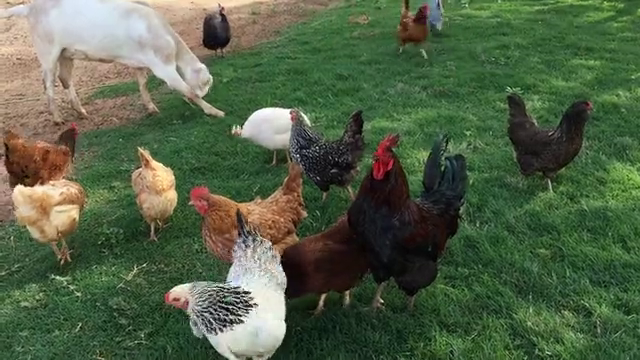
#> input picture frame 23 of Object_Detection/datas/chicken_farm.mp4, 640 x 360 px, given in place of tile_r0_c3.mp4, which was not available
$ python '05. 윤곽선 검출.py'
#> lines starting #> are read from the running program, lines starting #| are printed output that depends on the picture; after the words box and inside, x2 and y2 are one past the last pixel; in counts of white or black regions, pixels touching at a corner belong together; pictures that were not available may be replaced by others from this repository, and a replacement may not be noted
# 윤곽선(Contour) 검출 및 면적 출력 확인
import cv2
file_path = r"C:\Users\brigh\Documents\GitHub\Deep-Learning\Object_Detection\detect2ViT\datas\tile_r0_c3.mp4"

cap = cv2.VideoCapture(file_path)
ret, prev_frame = cap.read()
#> prev_frame is the input picture: shape (360, 640, 3); mean B, G, R 70.7, 98.1, 82.6
if not ret:
    print("첫 번째 프레임 읽기 실패")
    exit()

prev_gray = cv2.cvtColor(prev_frame, cv2.COLOR_BGR2GRAY)
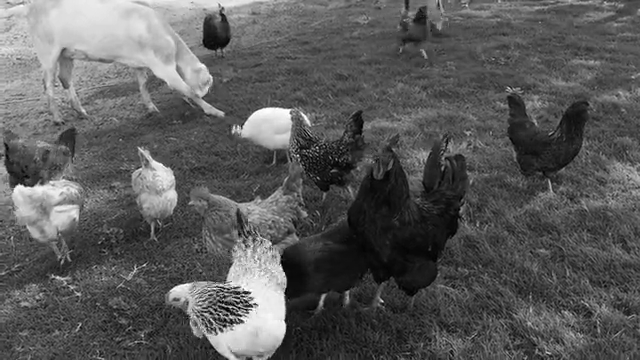
#> prev_gray: shape (360, 640); min 0, max 255, mean 90.3

while True:
    ret, frame = cap.read()
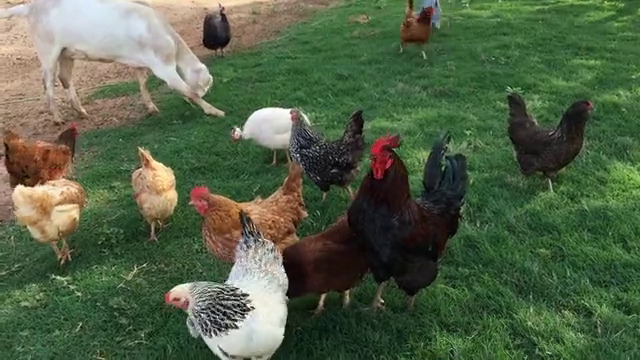
#> input picture frame 24 of Object_Detection/datas/chicken_farm.mp4, 640 x 360 px, given in place of tile_r0_c3.mp4, which was not available
#> frame is the input picture: shape (360, 640, 3); mean B, G, R 70.8, 98, 82.7
    if not ret:
        break

    gray = cv2.cvtColor(frame, cv2.COLOR_BGR2GRAY)
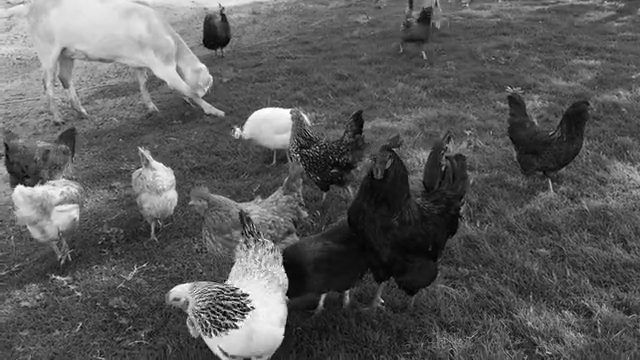
#> gray: shape (360, 640); min 0, max 255, mean 90.3
    frame_diff = cv2.absdiff(prev_gray, gray)
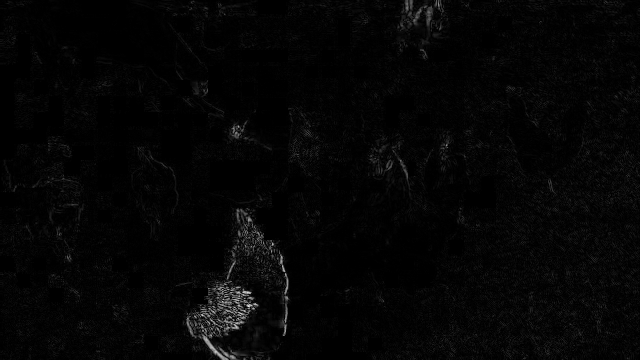
#> frame_diff: shape (360, 640); min 0, max 225, mean 5.1
    _, thresh = cv2.threshold(frame_diff, 30, 255, cv2.THRESH_BINARY)
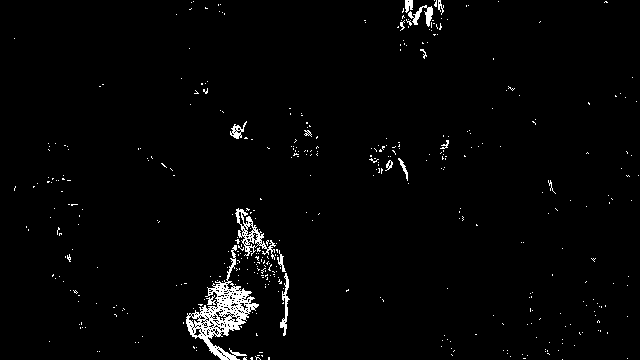
#> thresh: shape (360, 640); 2.1% white in thin lines or dots
    dilated = cv2.dilate(thresh, None, iterations=2)
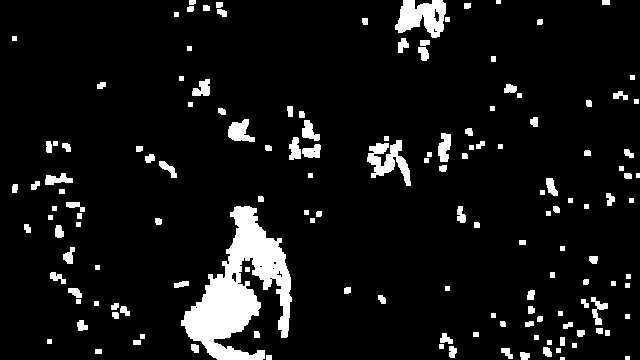
#> dilated: shape (360, 640); 7.8% white; 147 white regions (1 under 20 px)

    contours, _ = cv2.findContours(dilated, cv2.RETR_EXTERNAL, cv2.CHAIN_APPROX_SIMPLE)
#> contours = 147 contours, 51 with area under 20; largest, box (x1, y1, x2, y2) and area: (181, 206, 292, 360) 7270, (395, 0, 446, 38) 1206, (367, 140, 411, 186) 808, (228, 119, 255, 142) 340, (438, 133, 451, 162) 234
    print(f"검출된 윤곽선 개수: {len(contours)}")
#| 검출된 윤곽선 개수: 147

    # 각 윤곽선의 면적 출력
    for cnt in contours:
        area = cv2.contourArea(cnt)
        print("면적:", area)
#> this loop made 147 passes
#> area on passes 4, 7, 8, 9, 11, 19, 21, 23, 24, 25, 26, 27: 52.5, 60.5, 55.5, 60, 47.5, 70.5, 28.5, 38, 28.5, 35, 33, 24
#> (cnt, area) on passes 3, 5, 14, 16, 20, 22: ([[266, 355], [266, 359], [271, 359], [271, 355]], 20), ([[95, 349], [95, 353], [101, 353], [101, 349]], 24), ([[133, 340], [133, 344], [140, 344], [140, 340]], 28), ([[560, 337], [560, 345], [564, 345], [564, 337]], 32), ([[473, 332], [473, 336], [478, 336], [478, 332]], 20), ([[605, 330], [605, 335], [609, 335], [609, 330]], 20)
#| 면적: 8.0
#| 면적: 12.0
#| 면적: 20.0
#| 면적: 52.5
#| 면적: 24.0
#| 면적: 16.0
#| 면적: 60.5
#| 면적: 55.5
#> (further printed lines are left out)

    cv2.imshow("Threshold", thresh)
    if cv2.waitKey(30) & 0xFF == ord('q'):
#> (key q is pressed here)
        break

    prev_gray = gray

cap.release()
cv2.destroyAllWindows()

$ run again, starting later in the video
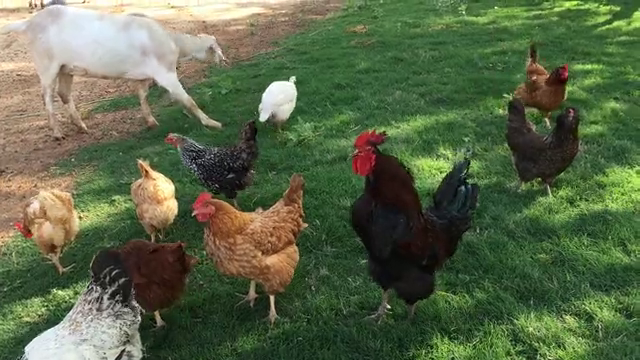
#> input picture frame 105 of Object_Detection/datas/chicken_farm.mp4, 640 x 360 px, given in place of tile_r0_c3.mp4, which was not available
#> prev_frame is the input picture: shape (360, 640, 3); mean B, G, R 71.9, 103.3, 89.7
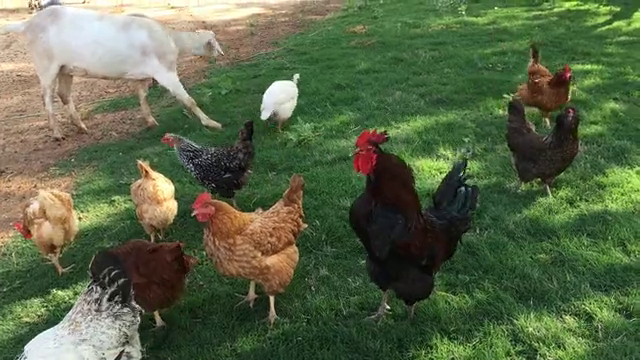
#> input picture frame 106 of Object_Detection/datas/chicken_farm.mp4, 640 x 360 px, given in place of tile_r0_c3.mp4, which was not available
#> frame is the input picture: shape (360, 640, 3); mean B, G, R 71.7, 103.1, 89.5
#> thresh: shape (360, 640); 2.4% white in thin lines or dots
#> `dilated = cv2.dilate(thresh, None, iterations=2)`:
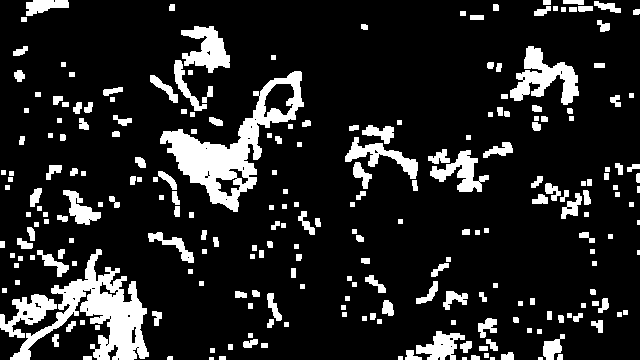
#> dilated: shape (360, 640); 14.4% white; 243 white regions (6 under 20 px)
#> contours = 243 contours, 100 with area under 20; largest, box (x1, y1, x2, y2) and area: (160, 71, 304, 212) 6290, (10, 249, 149, 360) 4916, (510, 46, 579, 105) 1709, (181, 26, 230, 73) 1208, (0, 294, 57, 338) 988
#| 검출된 윤곽선 개수: 243
#> the loop `for cnt in contours:` made 243 passes
#> area on passes 9, 10, 12: 28.5, 22.5, 68
#> (printed output is left out)

$ run again, starting later in the video
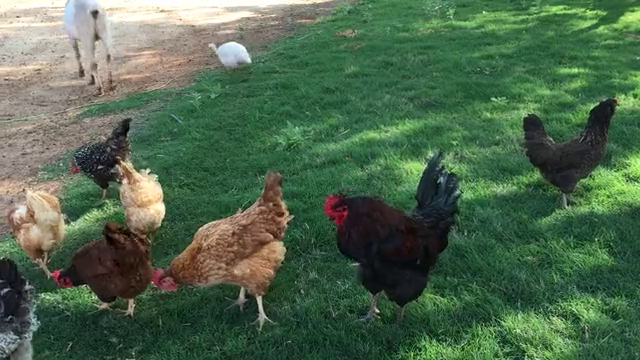
#> input picture frame 187 of Object_Detection/datas/chicken_farm.mp4, 640 x 360 px, given in place of tile_r0_c3.mp4, which was not available
#> prev_frame is the input picture: shape (360, 640, 3); mean B, G, R 77.4, 103.9, 78.4
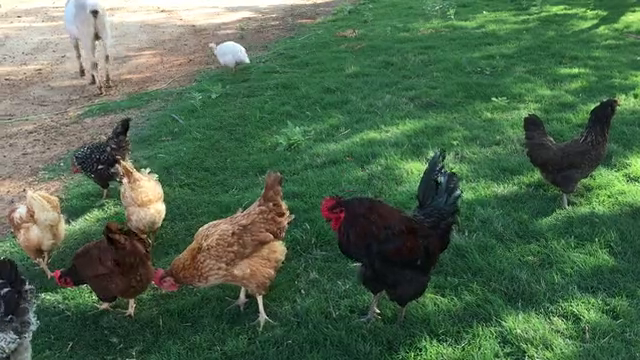
#> input picture frame 188 of Object_Detection/datas/chicken_farm.mp4, 640 x 360 px, given in place of tile_r0_c3.mp4, which was not available
#> frame is the input picture: shape (360, 640, 3); mean B, G, R 77.3, 103.8, 78.2
#> thresh: shape (360, 640); 1.7% white in thin lines or dots
#> `dilated = cv2.dilate(thresh, None, iterations=2)`:
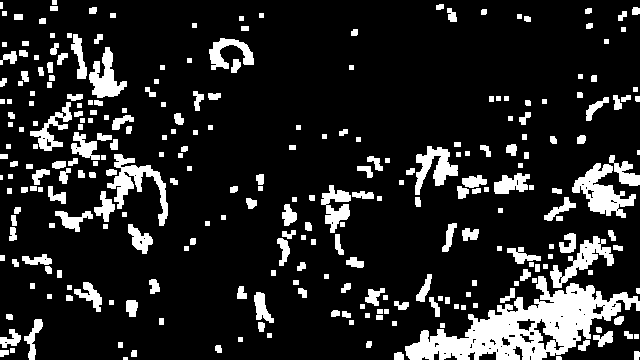
#> dilated: shape (360, 640); 14.7% white; 277 white regions (3 under 20 px)
#> contours = 277 contours, 106 with area under 20; largest, box (x1, y1, x2, y2) and area: (405, 276, 640, 360) 8236, (572, 163, 636, 218) 1408, (107, 154, 168, 226) 1158, (550, 236, 614, 288) 950, (415, 146, 458, 195) 860
#| 검출된 윤곽선 개수: 277
#> the loop `for cnt in contours:` made 277 passes
#> area on passes 3 to 5: 57, 37, 28.5
#> (printed output is left out)
